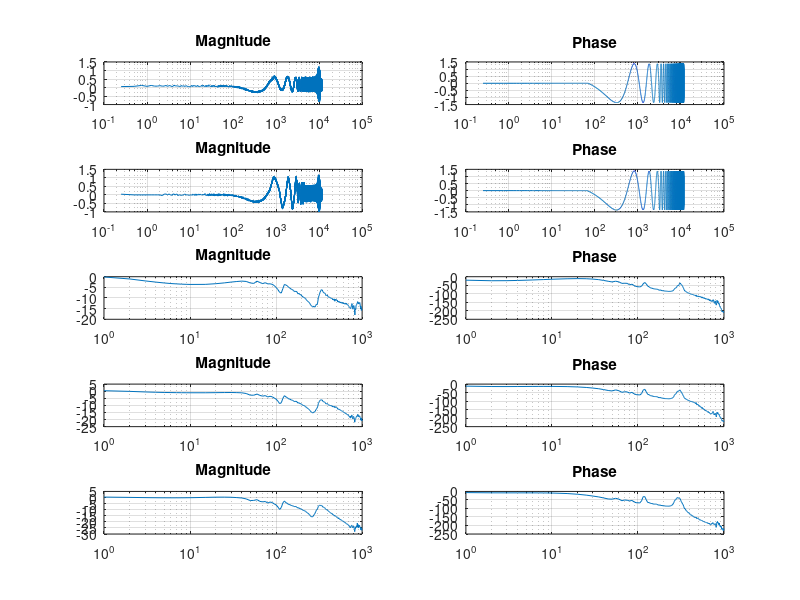

Write MATLAB code to recreate this figure. (Note: this script raises an error after producing the figure.)
clear, close all, clc

%Reading data from servoguide
if true
  cd 'Servoguide'
  FrequencyResponseServoguide_1=csvread('Frequency_Response_Axis-1_1_-_1000Hz-1.csv');
    SG_FREQ_1 = FrequencyResponseServoguide_1([5:end],2);
    SG_PHAS_1 = FrequencyResponseServoguide_1([5:end],4);
    SG_GAIN_1 = FrequencyResponseServoguide_1([5:end],3);
  FrequencyResponseServoguide_100=csvread('Frequency_Response_Axis-1_1_-_1000Hz-100.csv');
    SG_FREQ_100 = FrequencyResponseServoguide_100([5:end],2);
    SG_PHAS_100 = FrequencyResponseServoguide_100([5:end],4);
    SG_GAIN_100 = FrequencyResponseServoguide_100([5:end],3);
  FrequencyResponseServoguide_500=csvread('Frequency_Response_Axis-1_1_-_1000Hz-500.csv');
    SG_FREQ_500 = FrequencyResponseServoguide_500([5:end],2);
    SG_PHAS_500 = FrequencyResponseServoguide_500([5:end],4);
    SG_GAIN_500 = FrequencyResponseServoguide_500([5:end],3);
  FrequencyResponseServoguide_1000=csvread('Frequency_Response_Axis-1_1_-_1000Hz-1000.csv');
    SG_FREQ_1000 = FrequencyResponseServoguide_1000([5:end],2);
    SG_PHAS_1000 = FrequencyResponseServoguide_1000([5:end],4);
    SG_GAIN_1000 = FrequencyResponseServoguide_1000([5:end],3);
  FrequencyResponseServoguide_2000=csvread('Frequency_Response_Axis-1_1_-_1000Hz-2000.csv');
    SG_FREQ_2000 = FrequencyResponseServoguide_2000([5:end],2);
    SG_PHAS_2000 = FrequencyResponseServoguide_2000([5:end],4);
    SG_GAIN_2000 = FrequencyResponseServoguide_2000([5:end],3);
  cd ..
  
  PR = 5;
  PC = 2;
  subplot(PR,PC,1)
  semilogx(SG_FREQ_1, SG_GAIN_1)
  title('Magnitude')
  grid
  subplot(PR,PC,2)
  semilogx(SG_FREQ_1, SG_PHAS_1)
  title('Phase')
  grid
  
  subplot(PR,PC,3)
  semilogx(SG_FREQ_100, SG_GAIN_100)
  title('Magnitude')
  grid
  subplot(PR,PC,4)
  semilogx(SG_FREQ_100, SG_PHAS_100)
  title('Phase')
  grid
  
  subplot(PR,PC,5)
  semilogx(SG_FREQ_500, SG_GAIN_500)
  title('Magnitude')
  grid
  subplot(PR,PC,6)
  semilogx(SG_FREQ_500, SG_PHAS_500)
  title('Phase')
  grid
  
  subplot(PR,PC,7)
  semilogx(SG_FREQ_1000, SG_GAIN_1000)
  title('Magnitude')
  grid
  subplot(PR,PC,8)
  semilogx(SG_FREQ_1000, SG_PHAS_1000)
  title('Phase')
  grid
  
  subplot(PR,PC,9)
  semilogx(SG_FREQ_2000, SG_GAIN_2000)
  title('Magnitude')
  grid
  subplot(PR,PC,10)
  semilogx(SG_FREQ_2000, SG_PHAS_2000)
  title('Phase')
  grid
end

%Reading data from servoguide (time domain)
if true
  cd 'Servoguide'
  [HM_GAIN_1, HM_PHASE_1, HM_FREQ_1] = BodeData('Time_Response_Axis-1_1_-_1000Hz_1.csv');
  [HM_GAIN_2, HM_PHASE_2, HM_FREQ_2] = BodeData('Time_Response_Axis-1_1_-_1000Hz_100.csv');
  [HM_GAIN_3, HM_PHASE_3, HM_FREQ_3] = BodeData('Time_Response_Axis-1_1_-_1000Hz_500.csv');
  [HM_GAIN_4, HM_PHASE_4, HM_FREQ_4] = BodeData('Time_Response_Axis-1_1_-_1000Hz_1000.csv');
  [HM_GAIN_5, HM_PHASE_5, HM_FREQ_5] = BodeData('Time_Response_Axis-1_1_-_1000Hz_2000.csv');  
  cd ..
  
  PR = 5;
  PC = 2;
  figure
  subplot(PR,PC,1)
  semilogx(SG_FREQ_1, SG_GAIN_1)
  title('Magnitude')
  grid
  subplot(PR,PC,2)
  semilogx(SG_FREQ_1, SG_PHAS_1)
  title('Phase')
  grid
  
  subplot(PR,PC,3)
  semilogx(SG_FREQ_100, SG_GAIN_100)
  title('Magnitude')
  grid
  subplot(PR,PC,4)
  semilogx(SG_FREQ_100, SG_PHAS_100)
  title('Phase')
  grid
  
  subplot(PR,PC,5)
  semilogx(SG_FREQ_500, SG_GAIN_500)
  title('Magnitude')
  grid
  subplot(PR,PC,6)
  semilogx(SG_FREQ_500, SG_PHAS_500)
  title('Phase')
  grid
  
  subplot(PR,PC,7)
  semilogx(SG_FREQ_1000, SG_GAIN_1000)
  title('Magnitude')
  grid
  subplot(PR,PC,8)
  semilogx(SG_FREQ_1000, SG_PHAS_1000)
  title('Phase')
  grid
  
  subplot(PR,PC,9)
  semilogx(SG_FREQ_2000, SG_GAIN_2000)
  title('Magnitude')
  grid
  subplot(PR,PC,10)
  semilogx(SG_FREQ_2000, SG_PHAS_2000)
  title('Phase')
  grid
end

%Reading data from homemade 
if true
  cd 'Homemade Software'
  FrequencyResponseServoguide_1=csvread('Freq_FrqRes_1,3A_60867D.csv');
    SG_FREQ_1 = FrequencyResponseServoguide_1(1,:);
    SG_PHAS_1 = FrequencyResponseServoguide_1(3,:);
    SG_GAIN_1 = FrequencyResponseServoguide_1(2,:);
  FrequencyResponseServoguide_100=csvread('Freq_FrqRes_1,3A_76087D.csv');
    SG_FREQ_2 = FrequencyResponseServoguide_100(1,:);
    SG_PHAS_2 = FrequencyResponseServoguide_100(3,:);
    SG_GAIN_2 = FrequencyResponseServoguide_100(2,:);
  FrequencyResponseServoguide_500=csvread('Freq_FrqRes_1.3A_91304D.csv');
    SG_FREQ_3 = FrequencyResponseServoguide_500(1,:);
    SG_PHAS_3 = FrequencyResponseServoguide_500(3,:);
    SG_GAIN_3 = FrequencyResponseServoguide_500(2,:);
  FrequencyResponseServoguide_1000=csvread('Freq_FrqRes_7A_45658D.csv');
    SG_FREQ_4 = FrequencyResponseServoguide_1000(1,:);
    SG_PHAS_4 = FrequencyResponseServoguide_1000(3,:);
    SG_GAIN_4 = FrequencyResponseServoguide_1000(2,:);
  FrequencyResponseServoguide_2000=csvread('Freq_FrqRes_7A_78048D.csv');
    SG_FREQ_5 = FrequencyResponseServoguide_2000(1,:);
    SG_PHAS_5 = FrequencyResponseServoguide_2000(3,:);
    SG_GAIN_5 = FrequencyResponseServoguide_2000(2,:);
  FrequencyResponseServoguide_2000=csvread('Freq_FrqRes_12A_45653D.csv');
    SG_FREQ_6 = FrequencyResponseServoguide_2000(1,:);
    SG_PHAS_6 = FrequencyResponseServoguide_2000(3,:);
    SG_GAIN_6 = FrequencyResponseServoguide_2000(2,:);
  cd ..
  
  FR = 6;
  FC = 2;
  figure
  subplot(FR,FC,1)
  semilogx(SG_FREQ_4, SG_GAIN_4)
  title('Magnitude')
  grid
  subplot(FR,FC,2)
  semilogx(SG_FREQ_4, SG_PHAS_4)
  title('Phase')
  grid
  
  subplot(FR,FC,3)
  semilogx(SG_FREQ_5, SG_GAIN_5)
  title('Magnitude')
  grid
  subplot(FR,FC,4)
  semilogx(SG_FREQ_5, SG_PHAS_5)
  title('Phase')
  grid
  
  subplot(FR,FC,5)
  semilogx(SG_FREQ_3, SG_GAIN_3)
  title('Magnitude')
  grid
  subplot(FR,FC,6)
  semilogx(SG_FREQ_3, SG_PHAS_3)
  title('Phase')
  grid
  
  subplot(FR,FC,7)
  semilogx(SG_FREQ_1, SG_GAIN_1)
  title('Magnitude')
  grid
  subplot(FR,FC,8)
  semilogx(SG_FREQ_1, SG_PHAS_1)
  title('Phase')
  grid
  
  subplot(FR,FC,9)
  semilogx(SG_FREQ_6, SG_GAIN_6)
  title('Magnitude')
  grid
  subplot(FR,FC,10)
  semilogx(SG_FREQ_6, SG_PHAS_6)
  title('Phase')
  grid
  
  subplot(FR,FC,11)
  semilogx(SG_FREQ_2, SG_GAIN_2)
  title('Magnitude')
  grid
  subplot(FR,FC,12)
  semilogx(SG_FREQ_2, SG_PHAS_2)
  title('Phase')
  grid
end

%Reading data from homemade software (time domain)
if true
  cd 'Homemade Software'
  [HM_GAIN_1, HM_PHASE_1, HM_FREQ_1] = BodeData('Time_FrqRes_1,3A_60867D.csv');
  [HM_GAIN_2, HM_PHASE_2, HM_FREQ_2] = BodeData('Time_FrqRes_1,3A_76087D.csv');
  [HM_GAIN_3, HM_PHASE_3, HM_FREQ_3] = BodeData('Time_FrqRes_1.3A_91304D.csv');
  [HM_GAIN_4, HM_PHASE_4, HM_FREQ_4] = BodeData('Time_FrqRes_7A_45658D.csv');
  [HM_GAIN_5, HM_PHASE_5, HM_FREQ_5] = BodeData('Time_FrqRes_7A_78048D.csv');  
  [HM_GAIN_6, HM_PHASE_6, HM_FREQ_6] = BodeData('Time_FrqRes_12A_45653D.csv'); 
  cd ..
  
  FR = 6;
  FC = 2;
  figure
  subplot(FR,FC,1)
  semilogx(HM_FREQ_1, HM_GAIN_1)
  title('Magnitude')
  grid
  subplot(FR,FC,2)
  semilogx(HM_FREQ_1, HM_PHASE_1)
  title('Phase')
  grid
  
  subplot(FR,FC,3)
  semilogx(HM_FREQ_2, HM_GAIN_2)
  title('Magnitude')
  grid
  subplot(FR,FC,4)
  semilogx(HM_FREQ_2, HM_PHASE_2)
  title('Phase')
  grid
  
  subplot(FR,FC,5)
  semilogx(HM_FREQ_3, HM_GAIN_3)
  title('Magnitude')
  grid
  subplot(FR,FC,6)
  semilogx(HM_FREQ_3, HM_PHASE_3)
  title('Phase')
  grid
  
  subplot(FR,FC,7)
  semilogx(HM_FREQ_4, HM_GAIN_4)
  title('Magnitude')
  grid
  subplot(FR,FC,8)
  semilogx(HM_FREQ_4, HM_PHASE_4)
  title('Phase')
  grid
  
  subplot(FR,FC,9)
  semilogx(HM_FREQ_5, HM_GAIN_5)
  title('Magnitude')
  grid
  subplot(FR,FC,10)
  semilogx(HM_FREQ_5, HM_PHASE_5)
  title('Phase')
  grid
  
  subplot(FR,FC,11)
  semilogx(HM_FREQ_6, HM_GAIN_6)
  title('Magnitude')
  grid
  subplot(FR,FC,12)
  semilogx(HM_FREQ_6, HM_PHASE_6)
  title('Phase')
  grid
end